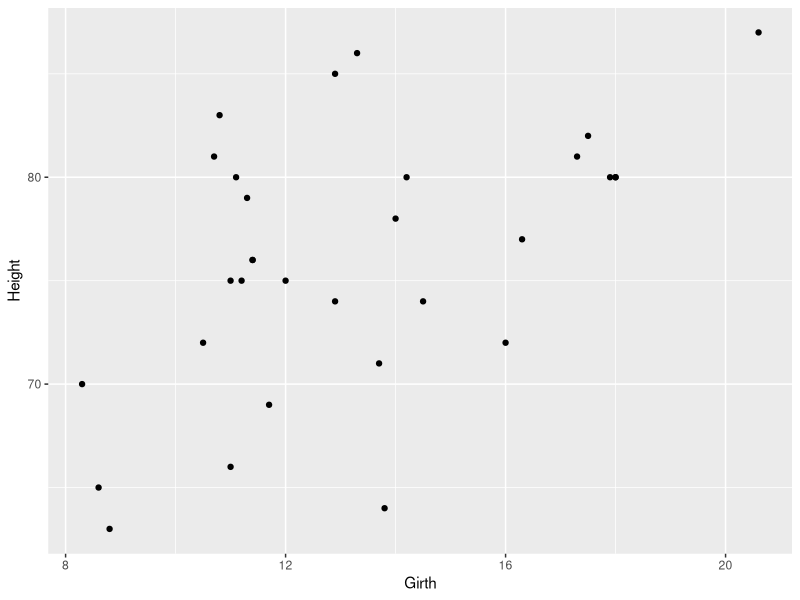
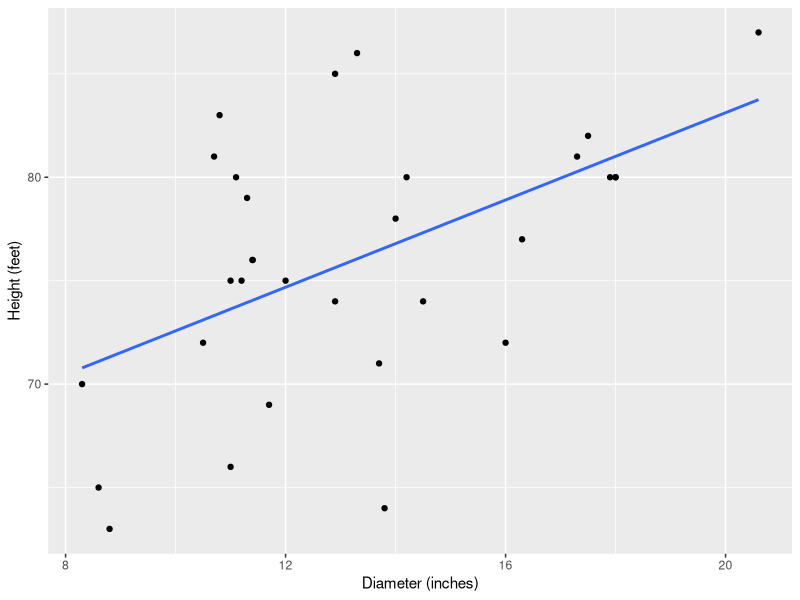
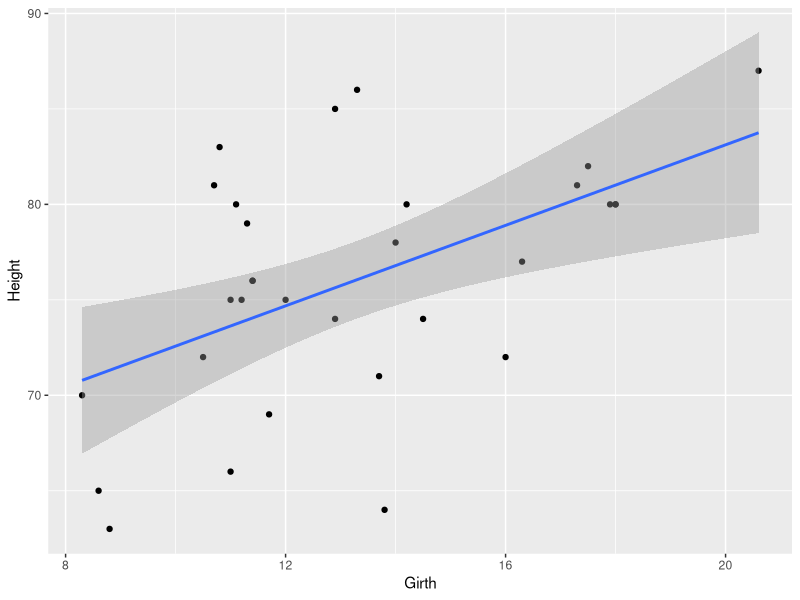
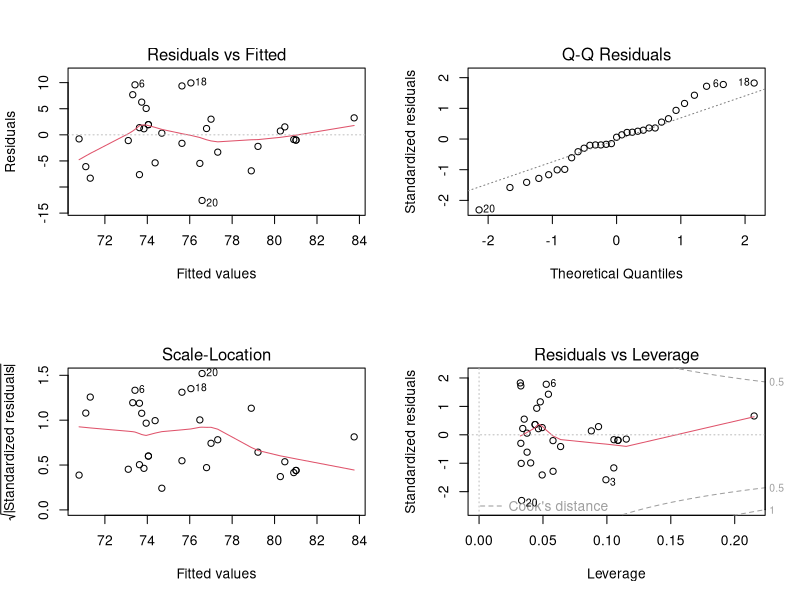

The R source for these figures, in order:
############################################################
#  OKA2015 Applied Data Science, University of Inland Norway
#  LECTURE 10, Thursday 22 October 2026
#  DATA MINING AND SIMPLE LINEAR REGRESSION
#  Touseef Hameed, touseef.hameed@inn.no
#
#  COVERED TODAY (Business Analytics, Chapter 8; Tidyverse Skills, Chapter 5.7)
#    0)  Packages and the data: trees (built into R)
#    1)  Data mining: describing and predicting
#    2)  A first look at two variables: scatter plot and correlation
#    3)  Fitting the line: lm(), the estimates, fitted values, residuals, predictions
#    4)  How sure are we? Standard error and p-value of the estimates
#    5)  How good is the line? R-squared, the error term, check plots, broom tables
#    6)  Correlation and causation
#
#  HOW TO USE THIS FILE
#    Open it in RStudio. Put the cursor on a line and press Ctrl + Enter
#    (Cmd + Enter on a Mac). The line runs in the Console, and the cursor
#    moves to the next line. Work through the file from the top. Everything
#    after a # is a comment: R ignores it, you read it.
#
#  SYMBOLS USED IN THIS FILE
#    <-     assignment: put the value on the right into the name on the left
#    |>     the pipe: pass the result on the left into the function on the right; read it as "then"
#    $      one column of a table, as a vector: trees$Height
#    =      inside a function call, names an argument or a new column: data = trees
#    ~      "explained by": Height ~ Girth means Height explained by Girth
#    +      plus; inside ggplot() it adds the next layer to the plot
#    c()    combine values into a vector: c(2, 2)
############################################################


###############################
# 0)  PACKAGES AND THE DATA
#     install.packages() downloads a package. Run it ONCE per computer;
#     running it again does no harm, it only takes time. Needs internet.
#     library() loads the package. Run it EVERY session.
#       tidyverse    gives ggplot2 (plots) and dplyr (the verbs)
#       broom        gives tidy(), glance() and augment(): model results as tables
###############################
install.packages("tidyverse")        # once per computer. Installed in Lecture 3
install.packages("broom")            # once per computer. New today; it often comes with the tidyverse already
library(tidyverse)                   # loads ggplot2, dplyr and the rest
library(broom)                       # loads tidy(), glance() and augment()

data(trees)                          # trees comes with R itself. data() puts a copy in your Environment pane
glimpse(trees)                       # 31 black cherry trees, 3 columns, all numbers
summary(trees)                       # min, quartiles, mean and max of each column
# Girth  = the trunk DIAMETER in inches, measured 4.5 feet above the ground (1 inch = 2.54 cm).
#          The column is called Girth, but R's help page (?trees) says it is the diameter.
# Height = the height of the tree in feet (1 foot = 0.30 m)
# Volume = the volume of timber in cubic feet


###############################
# 1)  DATA MINING (no code in this section)
#     Data mining: using software to find useful patterns in large amounts of data.
#     Descriptive data mining: there is no answer y to predict. Find groups and patterns.
#       Example: a shop groups its customers by what they buy.
#       Also called unsupervised learning.
#     Predictive data mining: learn from past cases where the answer y is known,
#       then predict y for new cases.
#       Example: predict the price of a house from its size.
#       Also called supervised learning: the known answers guide the learning.
#         y is a number    -> a regression task      (today)
#         y is a category  -> a classification task
#     The names:  y = dependent variable = outcome = target
#                 x = independent variable = predictor = feature
#     Simple linear regression: ONE x, and a STRAIGHT line.
#     The model:  y = alpha + beta * x + error
#       alpha = the intercept: the value of y when x is 0 (where the line crosses the y-axis)
#       beta  = the slope: rise over run. When x goes up by 1, y goes up by beta on average
#       error = everything else that affects y, which the line does not capture
###############################


###############################
# 2)  A FIRST LOOK AT TWO VARIABLES
#     The question: the diameter of a tree is easy to measure; the height of a
#     standing tree is not. Can we predict height from diameter?
#     y = Height (what we want to predict), x = Girth (what we predict it from)
###############################
# 2.1 Scatter plot: always look before you fit
ggplot(trees, aes(x = Girth, y = Height)) +   # x on the horizontal axis, y on the vertical axis
  geom_point()                                 # one dot per tree
# The points go up: thicker trees tend to be taller, but with much scatter.

# 2.2 Correlation (Lecture 7): the direction and the strength, without units
cor(trees$Girth, trees$Height)       # 0.52: positive, moderate


###############################
# 3)  FITTING THE LINE
###############################
# 3.1 lm() fits a linear model. Read the formula as "Height explained by Girth".
#     General form:  lm(y ~ x, data = table)   y: what we predict, x: what we predict it from
fit <- lm(Height ~ Girth, data = trees)    # y ~ x. The fitted model is stored in fit
fit                                        # (Intercept) 62.031   Girth 1.054
# The estimates replace alpha and beta:  Height = 62.03 + 1.054 * Girth
# Slope 1.054: one inch more diameter goes with 1.05 feet more height, on average.
# Intercept 62.03: the height the line gives for a diameter of 0. No tree is that thin
#   (the data run from 8.3 to 20.6 inches), so it has no real meaning; it only positions the line.

# 3.2 Draw the line on the scatter plot
ggplot(trees, aes(x = Girth, y = Height)) +            # the same axes as in 2.1
  geom_point() +                                       # the trees
  geom_smooth(method = "lm", se = FALSE) +             # the straight line that lm() fits. se = FALSE: the line only
  labs(x = "Diameter (inches)", y = "Height (feet)")   # axis titles, as in Lectures 8 and 9
# The message "geom_smooth() using formula = 'y ~ x'" is information, not an error.

# 3.3 Fitted values and residuals
trees_fit <- trees |>                     # a copy of trees with two new columns
  mutate(fitted   = fitted(fit),          # the value on the line: what the line says for that diameter
         residual = residuals(fit))       # actual minus fitted: how far the tree is from the line
head(trees_fit, 3)                        # tree 2: actual 65, fitted 71.1, residual -6.1 (6.1 feet below the line)
# Least squares: lm() picks the line that makes the sum of the squared residuals as small as possible.
# Squared, so that residuals above the line (+) and below it (-) do not cancel.

# 3.4 Predict: the line's answer for a new tree
predict(fit, newdata = tibble(Girth = 15))     # a tree 15 inches across: 77.8 feet
# Predict only inside the range of the data (8.3 to 20.6 inches). Outside it is extrapolation.


###############################
# 4)  HOW SURE ARE WE ABOUT THE ESTIMATES?
#     The 31 trees are a sample. Another 31 trees would give slightly different estimates.
###############################
# 4.1 The full report
summary(fit)                         # the full report on the model
# In the Coefficients table, row Girth (the slope):
#   Estimate    1.0544    the beta estimate
#   Std. Error  0.3222    the standard error: how much the estimate would change from sample to sample
#   t value     3.272     estimate / standard error: the estimate is 3.3 standard errors away from 0
#   Pr(>|t|)    0.00276   the p-value
# The same four numbers for the intercept are in the row (Intercept).

# 4.2 Reading the p-value
#   Suppose diameter and height had no linear relationship at all (a true slope of 0).
#   The p-value is the chance of getting a slope at least this far from 0 in that case.
#   Here 0.0028: fewer than 3 samples in 1,000.
#   Decision rule: p < 0.05 -> the estimate is statistically significant: we conclude
#   that the true slope is not 0. Diameter does tell us something about height.
#   The stars: ** means p is between 0.001 and 0.01.
#   The p-value is NOT the chance that our slope is wrong or "due to chance".

# 4.3 The uncertainty, drawn as a band around the line
ggplot(trees, aes(x = Girth, y = Height)) +   # the same axes as in 2.1
  geom_point() +                               # the trees
  geom_smooth(method = "lm")                   # se = TRUE is the default: the grey band shows where the true line plausibly runs


###############################
# 5)  HOW GOOD IS THE LINE?
###############################
# 5.1 R-squared: the share of the variation in y that the line explains, from 0 to 1
#   summary(fit) says: Multiple R-squared 0.2697
#   27% of the differences in height between the trees go with differences in diameter.
#   The remaining 73% is unexplained: age, soil, light and other things, the error term.
cor(trees$Girth, trees$Height)^2     # 0.27: with one x, R-squared = the correlation squared

# 5.2 Residual standard error: 5.538 feet
#   The typical distance of a tree from the line. Not the same as the standard error of the slope.

# 5.3 The error term and the four conditions
#   The error term collects everything that affects y apart from x. The standard error
#   and the p-value are reliable when:
#   1. linearity: the points follow a straight line, not a curve
#   2. independence: one tree does not affect another (each tree is measured once)
#   3. equal spread: the points are about as far from the line everywhere
#   4. normal residuals: most residuals are small, few are large, roughly symmetric

# 5.4 Check plots
par(mfrow = c(2, 2))      # split the plot window into 2 rows and 2 columns
plot(fit)                 # the four standard check plots of a linear model
par(mfrow = c(1, 1))      # back to one plot per window
#   Look for clear patterns. With 31 trees the red lines always wiggle a little.
#   Residuals vs Fitted     points spread around 0, no clear U or arch   -> a straight line fits
#   Q-Q Residuals           points close to the dotted line              -> residuals roughly normal
#   Scale-Location          the red line roughly flat                    -> the spread is about the same everywhere
#   Residuals vs Leverage   no point beyond the dashed Cook's distance   -> no single tree drives the line
# The trees: no clear U or arch; the Q-Q points follow the line; the Scale-Location line
# falls a little on the right. With 31 trees that is mild, so the conditions roughly hold.

# 5.5 The results as tables, with broom
tidy(fit)                 # the coefficients table as a tibble: estimate, std.error, statistic, p.value
glance(fit)               # one row about the whole model: r.squared, adj.r.squared, sigma, p.value, nobs
augment(fit)              # one row per tree: .fitted (the line) and .resid (the residual), and more


###############################
# 6)  CORRELATION AND CAUSATION
#   Regression measures how x and y move together. It does not prove that x causes y.
#   Thicker trees tend to be taller, but a thicker trunk does not make a tree grow taller.
#   Both grow with age: age is a third variable that drives both. Such a variable is
#   called a confounder.
#   Ice cream sales and sunburn cases rise and fall together. Ice cream does not cause
#   sunburn: hot, sunny days drive both.
#   A cause is shown by a controlled experiment, not by a regression on observed data.
###############################


############################################################
#  CHECK YOURSELF (answers on the slide "Check your understanding")
#    1) In lm(sales ~ advertising, data = shop), which variable is the dependent variable?
#    2) A slope is 2.5 and its standard error is 0.5. What is the t value? Is it far from 0?
#    3) A slope has a p-value of 0.30. What do you conclude?
#    4) R-squared is 0.64 and the slope is positive. What is the correlation?
#    5) The more fire fighters come to a fire, the more damage the fire does. Do the
#       fire fighters cause the damage? What could be the third variable?
#
#  WHAT YOU CAN DO NOW
#    * say what predictive and descriptive data mining are
#    * fit a simple linear regression with lm() and draw it with geom_smooth()
#    * read the intercept and the slope in the units of the data, and predict
#    * read the standard error and the p-value, and apply the decision rule
#    * read R-squared, and check the conditions with the check plots
#    * explain why a strong relationship does not prove cause and effect
############################################################
